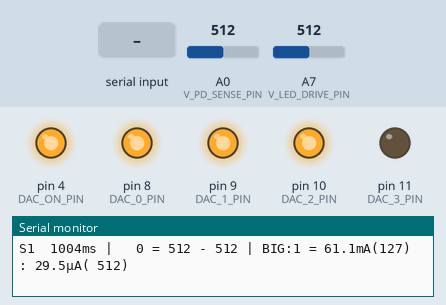
A sketch run on a simulated Arduino Nano, built with avr-gcc and run on an emulated ATmega328P. Parts: output pins drawn as LEDs (lit = HIGH), the last lines printed to the serial monitor. Dashed ring = blinking. The test bench sets the inputs (shaded band); at power-on: A7 (V_LED_DRIVE_PIN) = 512, A0 (V_PD_SENSE_PIN) = 512.

Above: at 1.2 s.
1.3 s: "6\n" received over Serial
5.3 s: "D90\n" received over Serial
At 6.87 s:
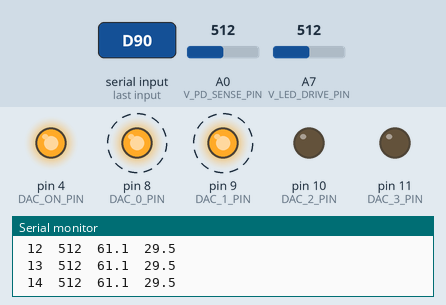
At 11.73 s:
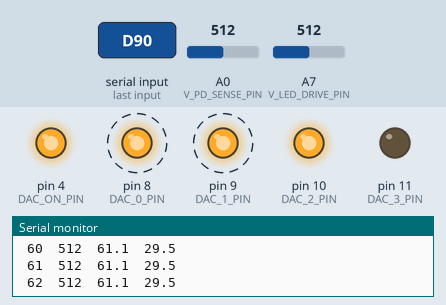
12.3 s: A7 (V_LED_DRIVE_PIN) set to 89
16.3 s: A7 (V_LED_DRIVE_PIN) set to 75
19.8 s: A0 (V_PD_SENSE_PIN) set to 858
23.3 s: A0 (V_PD_SENSE_PIN) set to 842
At 31.26 s:
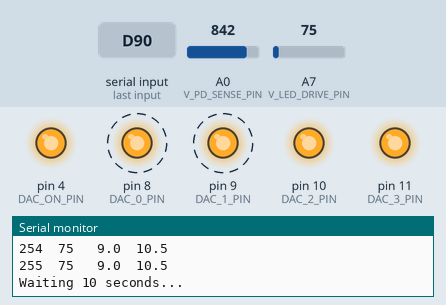
Timing chart, 0 to 31.4 s (numbered marks = the images above; inputs shaded):
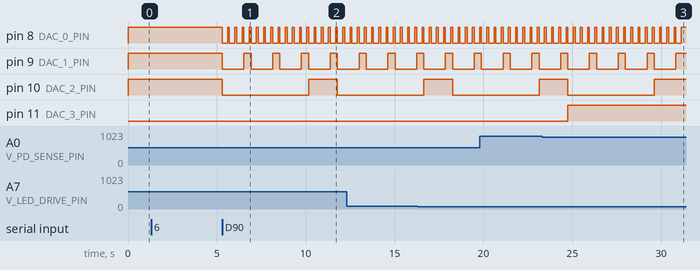

The sketch:

StarBurstDiag1.ino
```cpp
// StarBurstDiag1.ino: StarBurst Spaceball Diagnostics
//
// PURPOSE
// =======
// To provide two diagnostic modes plus a DAC test to aid hardware
// debugging.
//
// In the powerup "SINGLE" mode one of the six LEDs is continuously
// powered to aid circuit debugging while regularly outputting that
// optical sensor's information.
//
// In the "SIX" mode all six optical sensor's ADC readings are regularly
// output.
//
// A "D" (DAC test) command sets the DAC to all 256 8-bit values and
// prints the resulting LED drive resistor's ADC voltage reading along
// with the active sensor's photodiode ADC value and current.
//
// For more information visit reddit.com/r/StarBurstSpaceball
//
// OVERVIEW
// ========
// This overview specifies the program's conceptual Types, Properties,
// Commands and Output. Actual code may differ slightly.
//  ---------Types
//    DACSetting
//        Contains 2-bit values for each of the four DAC pins.
//  ----------Properties
//    <state>
//        SINGLE
//            The LED specified by <sensor> is turned on and the reading
//            is regularly ouput.
//        SIX
//            All six readings are regularly output.
//        In both states the sense/print cycle executes at the specified
//        <rate>.
//    <sensor>
//        A value between 1 and 6 specifying the SINGLE state's active
//        sensor.
//    <dacSettings[6]>
//        Six 8-bit values specifying the DAC settings for each sensor.
//    <rate>
//        Specifies the number of SINGLE or SIX sense/print cycles over a 10
//        second period with a range from 0 (off) to 600 (60Hz).
//    <readings[6]>
//        Readings 1 through 6.
//        Readonly values. In the SINGLE mode only <readings[<sensor>]> is
//        regularly printed. In the SIX mode all six readings are regularly
//        printed.
//    <vLEDDrive>
//        Readonly ADC value for the the 27 ohm R12 resistor. Only output in
//        response to a "D" command.
//  ----------Commands
//    Notes:
//        [] indicates optional parameters.
//        Commands are case insensitive.
//    “S[<sensor>[<dacSetting>]]”
//        <sensor> = <sensor>
//        <dacSettings[<sensor>-1]> = <dacSetting>
//        Responds with a sense/print cycle.
//    “1”
//        <state> = SINGLE
//        Responds with a sense/print cycle.
//    “6”
//        <state> = SIX
//        Responds with a sense/print cycle.
//    “R<rate>”
//        <rate> = <rate>
//        Responds with a sense/print cycle.
//    "D"
//        Perform a DAC test by sequentially setting the DAC from 0 to 255
//        and printing the resulting <vLEDDrive>, the corresponding mA LED
//        current, the ADC sensor reading and the corresponding µA
//        photodiode current.
//    "Z"
//        Take a set of readings and save them as the at-rest values.
// ----------Output
//    “*StarBurst* Spaceball Diagnostic Firmware v<major>.<minor>”
//        Printed on reset.
//    “Sn  <period>ms | <reading> = <rawReading> - <atRestReading> |
//      <LEDmA:PDuA ratio>:1 = <LEDmA>mA(<DAC setting>) : <PDuA>uA(<ADC value>)”
//    “<period> <reading1> <reading2> <reading3> <reading4> <reading5>
//      <reading6>”
//

//========== Macros
// Provide a timeout macro. Not timed out while the subtraction overflows.
#define TIMED_OUT(timeout_tick, time_tick) (!((time_tick - timeout_tick) & 0x8000))

//========== Hardware configuration.

// The three LED tristate pins.
// Each pin name reflects the pin's configuration for LED's 123456 in
// order:
//     L-(OUTPUT,LOW), H-(OUTPUT,HIGH), T-(INPUT,LOW)
// These pin names reflect the interface circuit's signal names.
// In electronic circuits the use of "n" is used to invert the meaning
// of the following levels so a LOW pin output pulls the corresponding
// LED connection high and vice versa.
const uint8_t nTLLTHH_PIN = A5;
const uint8_t nLTHHTL_PIN = A1;
const uint8_t nHHTLLT_PIN = A4;

// The five DAC pins.
const uint8_t DAC_ON_PIN = 4;
const uint8_t DAC_0_PIN = 8;
const uint8_t DAC_1_PIN = 9;
const uint8_t DAC_2_PIN = 10;
const uint8_t DAC_3_PIN = 11;

// The DAC controls the voltage across R12, a 27 ohm resistor, to control
// the LED drive iLEDDrive_mA. R12 is connected to pin 26 (A7).
const uint8_t V_LED_DRIVE_PIN = A7;
const int LED_DRIVE_OHM = 27;

// The photodiode iLEDDrive_mA generated by the light falling on it is drawn
// from 3.3V through R14, a 56K resistor.
const uint8_t V_PD_SENSE_PIN = A0;
const int PD_SENSE_KOHM = 56;  // 56K iLEDDrive_mA sense resistor

// Specify the HIGH pin and the LOW pin to turn on LEDs 1 through 6.
const uint8_t SENSOR_DRIVES[][2] = {
  { nHHTLLT_PIN, nLTHHTL_PIN },  // L1 H1
  { nHHTLLT_PIN, nTLLTHH_PIN },  // L2 H2
  { nLTHHTL_PIN, nTLLTHH_PIN },  // L3 H3
  { nLTHHTL_PIN, nHHTLLT_PIN },  // L4 H4
  { nTLLTHH_PIN, nHHTLLT_PIN },  // L5 H5
  { nTLLTHH_PIN, nLTHHTL_PIN }   // L6 H6
};

// The interface circuit connects pin 17 (3.3V) to pin 18 (AREF).
const float AREF_V = 3.3;

//========== Constants

const uint8_t SERIAL_BUFFER_SIZE = 64;

//========== Variables

struct AFlags {             // "A" for "aggregate" i.e. struct or union
  uint8_t singleState : 1;  // true indicates SINGLE state, false
                            // indicates SIX state
  uint8_t showPeriod : 1;   // Used to disable period for initial output.
  uint8_t setAtRest : 1;
} flags = { 1 };

uint8_t sensor = 0;

//The DAC settings for each sensor.
uint8_t dacSettings[6] = { 127, 127, 127, 127, 127, 127 };

// The at-rest ADC values for each sensor.
uint16_t atRest_adc[6] = { 512, 512, 512, 512, 512, 512 };

// Serial input buffer.
uint8_t serCount = 0;
char serBuf[SERIAL_BUFFER_SIZE];

// Use bits 9 to 24 of the micros() microsecond timer where 1 tick
// is 512 usec and which rolls over every 33.6 seconds providing
// a maximum 16.8 sec timeout. A 10 second time is the longest
// required.
const uint16_t USEC_PER_TICK = 1 << 9;
uint16_t timeout_tick, ticksPerCycle;
uint16_t rate_cyclesPer10Sec = 10;  // 0 to 600 - default to once every second

int vLEDDrive_adc;   // The ADC value of the R12 voltage controlling LED current.
float iLEDDrive_mA;  // The corresponding LED current.
int vPDSense_adc;    // The ADC value of the PD current-to-voltage circuit.
float iPDSense_uA;   // The corresponding photodiode current.

uint16_t previous_msec = 0;

//========== Code

void setup() {
  // put your setup code here, to run once:

  // Initialise the serial port and print the startup banner.
  Serial.begin(115200);
  Serial.println("*StarBurst* Spaceball Diagnostic v1.0");

  // MUST call analogReference() before analogueRead() otherwise the
  // first call to analogRead() will connect USBVCC (+5V) to AREF.
  analogReference(EXTERNAL);

  // Configure the two ADC pins.
  configurePin(V_LED_DRIVE_PIN, INPUT, LOW);
  configurePin(V_PD_SENSE_PIN, INPUT, LOW);

  // Initialise ticksPerCycle.
  // Unit analysis: ticks/cyc =  usec/10sec / usec/tick / cyc/10sec
  ticksPerCycle = 10000000L / USEC_PER_TICK / rate_cyclesPer10Sec;

  // Enter the SINGLE state.
  enterSingleState();
}

void loop() {
  // put your main code here, to run repeatedly:

  // Check for and process serial commands.
  if (checkSerialInput())
    processCommand();

  // Check for and handle a timeout.
  if (checkTimeout())
    runSensePrintCycle();
}

// Enter the SINGLE state which regularly outputs a single sensor reading.
void enterSingleState() {
  flags.singleState = true;

  // Turn on the LED and the DAC.
  turnOnLED(sensor);
  configurePin(DAC_ON_PIN, OUTPUT, HIGH);
  setDAC(dacSettings[sensor]);

  // Print the SINGLE state headings.
  printSINGLEStateHeading();

  // Run a SINGLE state sense/print cycle.
  takeAndPrintSingleReading();
  timeout_tick = ticks() + ticksPerCycle;
}

// Enter the SIX state which regularly outputs all six sensor readings.
void enterSixState() {
  flags.singleState = false;

  // Turn off the LED and run a SIX state sense/print cycle.
  turnOffLED();
  takeAndPrintAllReadings();
  timeout_tick = ticks() + ticksPerCycle;
}

// Time in ticks where each tick is 512 usec.
uint16_t ticks() {
  return (uint16_t)(micros() >> 9);
}

// Check if <timeout> has expired and if it has then update <timeout>.
bool checkTimeout() {
  bool timedout = false;

  if (rate_cyclesPer10Sec != 0) {  // Is the timeout running?
    // Get the current time.
    uint32_t now_tick = ticks();

    // Check for a timeout.
    timedout = TIMED_OUT(timeout_tick, now_tick);
    if (timedout) {
      // Update <timeout>.
      timeout_tick += ticksPerCycle;

      // Handle any debugging delays that may have caused an unexpected timeout.
      if (TIMED_OUT(timeout_tick, now_tick)) {
        tellError("Unexpected timeout");
        timeout_tick = now_tick + ticksPerCycle;
      }
    }
  }
  return timedout;
}

// Take and print a single reading.
void takeAndPrintSingleReading() {
  // Take the reading.
  takeReadingsCalculateCurrents();

  // Print the output.
  printSINGLEStateOutput();
}

// Take and print all six readings.
void takeAndPrintAllReadings() {
  // Output format:
  // “ <reading1> <reading2> <reading3> <reading4> <reading5> <reading6>”

  uint16_t elapsed_msec = millis() - previous_msec;
  previous_msec += elapsed_msec;  // Set to the millis() return value.

  String s = printIU16(elapsed_msec, 5);

  for (uint8_t i = 0; i < 6; i++) {
    // Apply the DAC setting, turn on the LED, wait 1msec, take a reading,
    // turn off the LED.
    setDAC(dacSettings[i]);
    turnOnLED(i);
    delay(1);  // wait 1 msec
    vPDSense_adc = 1024 - analogRead(V_PD_SENSE_PIN);
    turnOffLED();

    // Check if setting the at-rest values.
    if (flags.setAtRest)
      atRest_adc[i] = vPDSense_adc;

    s += String(" ") + printIU16(vPDSense_adc, 5);
  }
  flags.setAtRest = false;
  Serial.println(s);
}

// Print the SINGLE state's column headings.
void printSINGLEStateHeading() {
  Serial.println("Sn   msec  | dlta = raw - rst | ratio =  LEDmA(dac) :   PDµA( vPD)");
  // E.g.         S1  1000ms |  -15 = 523 - 508 | 200:1 = 20.3mA(127) : 10.1µA( 523)
}

// Print the output line for the single state.
void printSINGLEStateOutput() {
  // Variables

  uint16_t elapsed_msec = millis() - previous_msec;
  previous_msec += elapsed_msec;  // Set to the millis() return value.

  char buf[] = "S1 ";
  buf[1] += sensor;
  String s = String(buf);

  // Generate the period output.
  if (!flags.showPeriod)
    s += "   -    | ";
  else
    s += printIU16(elapsed_msec, 5) + "ms | ";
  flags.showPeriod = true;

  s += printIU16((int16_t)(vPDSense_adc - atRest_adc[sensor]), 3) + " = ";
  s += printIU16(vPDSense_adc, 3) + " - ";
  s += printIU16(atRest_adc[sensor], 3) + " | ";
  uint16_t ratio = (uint16_t)(iLEDDrive_mA * 1000 / iPDSense_uA + 0.5);
  s += (ratio > 999 ? "BIG" : printIU16(ratio, 3)) + ":1 = ";
  s += printIU16((uint16_t)(iLEDDrive_mA + 0.05), 2)
       + "." + (char)('0' + (uint16_t)(iLEDDrive_mA * 10 + 0.5) % 10) + "mA(";
  s += printIU16(dacSettings[sensor], 3) + ") : ";
  s += printIU16((uint16_t)(iPDSense_uA + 0.05), 2)
       + "." + (char)('0' + (uint16_t)(iPDSense_uA * 10 + 0.5) % 10) + "µA(";
  s += printIU16(vPDSense_adc, 4) + ")";
  Serial.println(s);
}

// Print unsigned word <u16> to field <width>.
String printIU16(uint16_t u16, uint8_t width) {
  return padLeft(String(u16), width);
}

// Print signed word <i16> to field <width>.
String printIU16(int16_t i16, uint8_t width) {
  return padLeft(String(i16), width);
}

// For up to 5-character strings pad the left with spaces.
String padLeft(String s, uint8_t width) {
  // Ensure width is valid.
  if ((width - 1) > 4) {
    tellError("Bad field width");
    width = 5;
  }

  static const char spaces5[] = "     ";
  uint8_t skip = 5 - width + s.length();
  return skip <= 5 ? String(spaces5 + skip) + s : s;
}

// Read in any and all serial input up to the next newline.
bool checkSerialInput() {
  bool lineReceived = false;

  while (Serial.available()) {
    char c = Serial.read();
    if (c == '\n') {
      serBuf[serCount] = '\0';  // null terminate
      lineReceived = true;
      break;
    }
    serBuf[serCount++] = c;
    if (serCount >= SERIAL_BUFFER_SIZE)
      serCount = 0;  // clear serBuf ignoring all received characters
  }
  return lineReceived;
}

// Run the sense/print cycle and reset the timeout.
void runSensePrintCycle() {
  if (flags.singleState)
    takeAndPrintSingleReading();
  else
    takeAndPrintAllReadings();
}

// Process the command in serBuf[].
void processCommand() {
  bool validCommand = true;

  // Note: serBuf[serCount] is '\0' and serCount is less than
  // SERIAL_BUFFER_SIZE.

  if (serBuf[0] >= 'a' && serBuf[0] <= 'z')
    serBuf[0] &= ~('a' - 'A');  // make upper case

  if (serCount > 0) {
    switch (serBuf[0]) {
      case '1':  // Set the SINGLE state.
        enterSingleState();
        break;

      case '6':  // Set the SIX state.
        enterSixState();
        break;

      case 'D':  // Perform the DAC test.
        dacTest();
        break;

      case 'R':  // Set the <rate>.
        uint32_t val32;
        if (serBuf[1] != '\0') {
          if (scanNumber(val32, 1))
            if (val32 > 600) {
              validCommand = false;
              break;
            }
          rate_cyclesPer10Sec = (uint16_t)val32;
          if (rate_cyclesPer10Sec != 0)
            ticksPerCycle = 10000000L / rate_cyclesPer10Sec
                            / USEC_PER_TICK;
        }
        Serial.println(String(rate_cyclesPer10Sec)
                       + " sense/print cycles every 10 seconds");
        goto onValidCommand;

      case 'Z':  // Take a set of at-rest readings.
        flags.setAtRest = true;
        takeAndPrintAllReadings();
        checkState();
        break;

      case 'S':  // Run a sense/print cycle and optionally set <sensor> and
                 // dacSettings[sensor].
        char c = serBuf[1];

        // Check for optional <sensor>.
        if (c != '\0') {
          if (c < '1' || c > '6') {
            validCommand = false;
            break;
          }

          // check for optional <dacSetting[sensor]>.
          if (serBuf[2] != '\0') {
            uint32_t val32;
            if (scanNumber(val32, 2))
              if (val32 <= 255) {

                // Assign the valid sensor and DAC setting value.
                sensor = serBuf[1] - '0' - 1;
                dacSettings[sensor] = (uint8_t)val32;
              }
          }
          // Assign the valid sensor value.
          sensor = serBuf[1] - '0' - 1;
        }
        Serial.println(serBuf);
        turnOffLED();
        checkState();
        goto onValidCommand;

      default:
        validCommand = false;
        break;

onValidCommand:
        // A valid command was received. Run the sense/print cycle.
        timeout_tick = ticks();  // Set the timeout timer to now.
        runSensePrintCycle();
        break;
    }
    if (!validCommand)
      Serial.println("Invalid command!");

    // Clear serBuf[].
    serCount = 0;
  }
}

void checkState() {
  if (flags.singleState) {
    setDAC(dacSettings[sensor]);
    turnOnLED(sensor);
    delay(1);
  } else
    turnOffLED();
}


// Scan a positive integer in serBuf[].
bool scanNumber(uint32_t& val32, uint8_t iSerBuf) {
  bool validNumber = true;

  // Require the first character to be a digit.
  char c = serBuf[iSerBuf++];
  if (isdigit(c)) {
    val32 = 0;
    for (uint8_t i = 0; i < 10; i++) {
      val32 = val32 * 10 + (c - '0');
      c = serBuf[iSerBuf++];
      if (!isdigit(c))
        break;
    }
  } else
    validNumber = false;
  return validNumber;
}

void dacTest() {
  Serial.println("Cycling through all 256 DAC settings...");

  // Cycle through all 256 DAC settings.
  Serial.println("DAC Setting\tLED mA, PD uA");
  uint8_t dacSetting = 0;
  do {
    // Apply the DAC setting.
    setDAC(dacSetting);
    delay(100);

    takeReadingsCalculateCurrents();

    // Print the results.
    String s;
    {  // Without this block the Arduino IDE gets confused.
      s = (dacSetting < 10) ? "  " : (dacSetting < 100) ? " "
                                                        : "";
    }
    s += String(dacSetting) + "\t" + String(vLEDDrive_adc) + "\t";
    s += ((iLEDDrive_mA < 10.0) ? " " : "") + String(iLEDDrive_mA, 1) + "\t";
    s += ((iPDSense_uA < 10.0) ? " " : "") + String(iPDSense_uA, 1);
    Serial.println(s);
  } while (++dacSetting);  // ends on rollover to 0

#if 1
  Serial.print("\nWaiting 10 seconds...");
  Serial.flush();
  delay(10000);  // wait 10 seconds.
  Serial.println("");
#endif
}

void takeReadingsCalculateCurrents() {
  // Take the LED vLEDDrive_adc and calculate the LED current in mA.
  vLEDDrive_adc = analogRead(V_LED_DRIVE_PIN);
  iLEDDrive_mA = vLEDDrive_adc * AREF_V * 1000 / (1024 * LED_DRIVE_OHM);

  // Take the photodiode vLEDDrive_adc and calculate the photodiode
  // current. Invert the ADC range 0 to 1023 to 1024 to 1.
  vPDSense_adc = 1024 - analogRead(V_PD_SENSE_PIN);
  const float FACTOR = AREF_V * 1000 / (1024.0 * PD_SENSE_KOHM);
  iPDSense_uA = vPDSense_adc * FACTOR;
}

char* lookupLEDPin(uint8_t pin) {
  static const uint8_t pinNumber[] = { A1, A4, A5 };
  static const char* pinName[] = { "A1", "A4", "A5" };

  return pin == pinNumber[0]   ? pinName[0]
         : pin == pinNumber[1] ? pinName[1]
         : pin == pinNumber[2] ? pinName[2]
                               : "XX";
}

void turnOnLED(uint8_t iSensor) {
  if (iSensor < 6) {  // Silently validate iSensor.
    // Turn on one of the sensor LEDs.
    configurePin(SENSOR_DRIVES[iSensor][0], OUTPUT, LOW);
    configurePin(SENSOR_DRIVES[iSensor][1], OUTPUT, HIGH);

    if (flags.singleState) {
      String s = lookupLEDPin(SENSOR_DRIVES[iSensor][0]);
      s += " is driven low (0V), ";
      s += lookupLEDPin(SENSOR_DRIVES[iSensor][1]);
      s += " is driven high (+5V)";
      Serial.println(s);
    }
  }
}

void turnOffLED() {
  configurePin(nHHTLLT_PIN, INPUT, LOW);
  configurePin(nLTHHTL_PIN, INPUT, LOW);
  configurePin(nTLLTHH_PIN, INPUT, LOW);
}

void setDAC(uint8_t dacSetting) {
  setDACPin(DAC_3_PIN, dacSetting >> 6);
  setDACPin(DAC_2_PIN, dacSetting >> 4);
  setDACPin(DAC_1_PIN, dacSetting >> 2);
  setDACPin(DAC_0_PIN, dacSetting);
}

// Configure the DAC pin as 0:OUTPUT/LOW, 1:INPUT/LOW,
// 2:INPUT_PULLUP/HIGH or 3:OUTPUT/HIGH.
void setDACPin(uint8_t pin, uint8_t dacPinSetting) {
  static const struct AsetDACPins {
    uint8_t inOutPullup, lowHigh;
  } dacPinConfigs[] = {
    { OUTPUT, LOW },         // 0V
    { INPUT, LOW },          // tristate
    { INPUT_PULLUP, HIGH },  // pull-up
    { OUTPUT, HIGH }         // USBVCC (+5V)
  };

  // Use bits 0 and 1 to select the list item.
  AsetDACPins const& config = dacPinConfigs[dacPinSetting & 3];
  configurePin(pin, config.inOutPullup, config.lowHigh);
}

// Configure a digital or analogue pin.
void configurePin(uint8_t pin, uint8_t mode, uint8_t val) {
  // Note: When configured as an INPUT a pin's internal pull-up resistor is
  // enabled by setting digitalWrite(pin,HIGH).

  pinMode(pin, mode);
  digitalWrite(pin, val);
}

void tellError(char const* message) {
  Serial.print("Error: ");
  Serial.println(message);
}
```

Measured:
- after the input at 5.3 s, pin 8 (DAC_0_PIN): alternates HIGH for 0.10 s and LOW for 0.30 s, starting at once; pin 9 (DAC_1_PIN): alternates HIGH for 0.41 s and LOW for 1.2 s, starting at once; pin 10 (DAC_2_PIN): HIGH → LOW at once, → HIGH 4.9 s later, → LOW 1.6 s later
